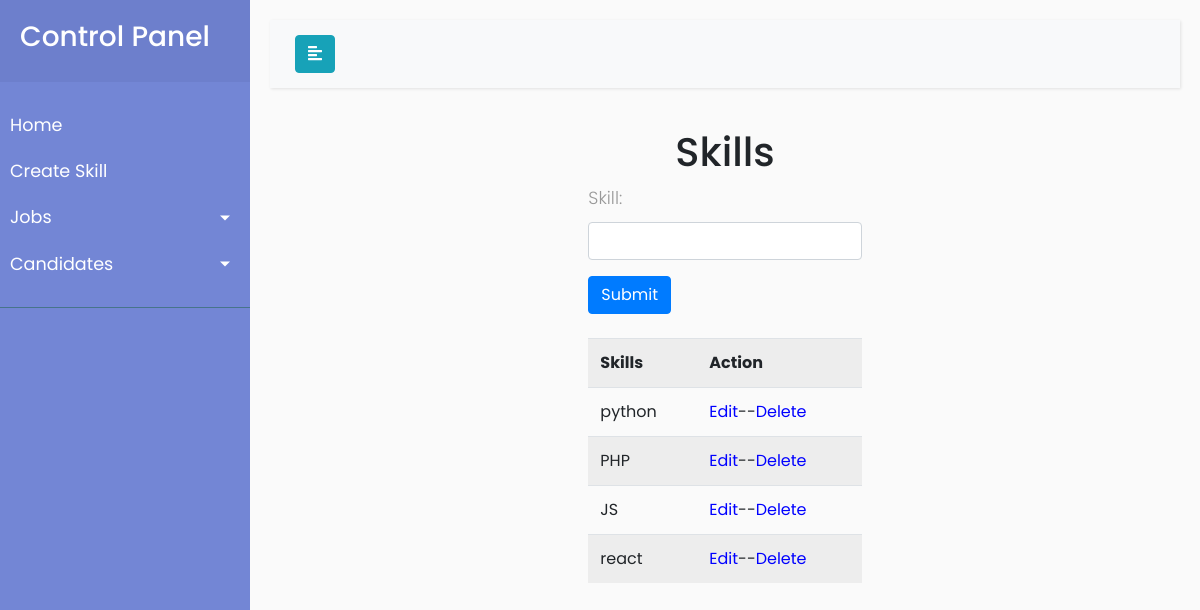
Screenshot of /Institute/addskills/ with the database file from the repository.
### Institution/models.py (models this page shows, shortened)
class SkillModel(models.Model):
    skill = models.CharField(max_length=100, unique=True)

### Institution/views.py (the view)
# urls.py: path("addskills/", skills, name="skills"),
def skills(request):
    obj = SkillModel.objects.all()
    form = SkillForm()
    context = {}
    context["skills"] = obj
    context["form"] = form
    if request.method == "POST":
        form = SkillForm(request.POST)
        if form.is_valid():
            form.save()
            return render(request, "institution/skills.html", context)
    return render(request, "institution/skills.html", context)

### Institution/forms.py (shortened to what this page needs)
class SkillForm(ModelForm):
    class Meta:
        model = SkillModel
        fields = "__all__"
        widgets = {
            "skill": forms.TextInput(attrs={"class": "form-control"})
        }

### Institution/templates/institution/skills.html (shortened to what this page needs)
<!DOCTYPE html>
{% extends "institution/base.html" %}
{% block body_block %}
    <h1 align="center">Skills</h1>
    <div class="container">
        <div class="row">
            <div class="col-4"></div>
            <div class="col-4">
                <form method="post">
                    {{ form.as_p }}
                    <input type="submit" value="Submit" class="btn btn-primary">
                </form>
            </div>
            <div class="col-4"></div>
        </div>
        <br>
        <div class="row">
            <div class="col-4"></div>
            <div class="col-4">
                <table class="table table-striped table-hover">
                    <tr>
                        <th>Skills</th>
                        <th>Action</th>
                    </tr>
                    {% for data in skills %}
                        <tr>
                            <td>{{ data.skill }}</td>
                            <td><a class="atag" href="{% url 'editskill' data.id %}">Edit</a>--<a
                                    href="{% url 'deleteskill' data.id %}" class="atag">Delete</a></td>
                        </tr>
                    {% endfor %}
                </table>
            </div>
            <div class="col-4"></div>
        </div>
    </div>
{% endblock %}

### Institution/static/css/style.css (style rules this page uses)
body { font-family: 'Poppins', sans-serif; background: #fafafa; }
p { font-family: 'Poppins', sans-serif; font-size: 1.1em; font-weight: 300; line-height: 1.7em; color: #999; }
a, a:hover, a:focus { color: inherit; text-decoration: none; transition: all 0.3s; }

### Institution/templates/institution/base.html (style rules this page uses)
.atag { color: blue; }

### rows the page displays
SkillModel: skill "python"
SkillModel: skill "PHP"
SkillModel: skill "JS"
SkillModel: skill "react"
